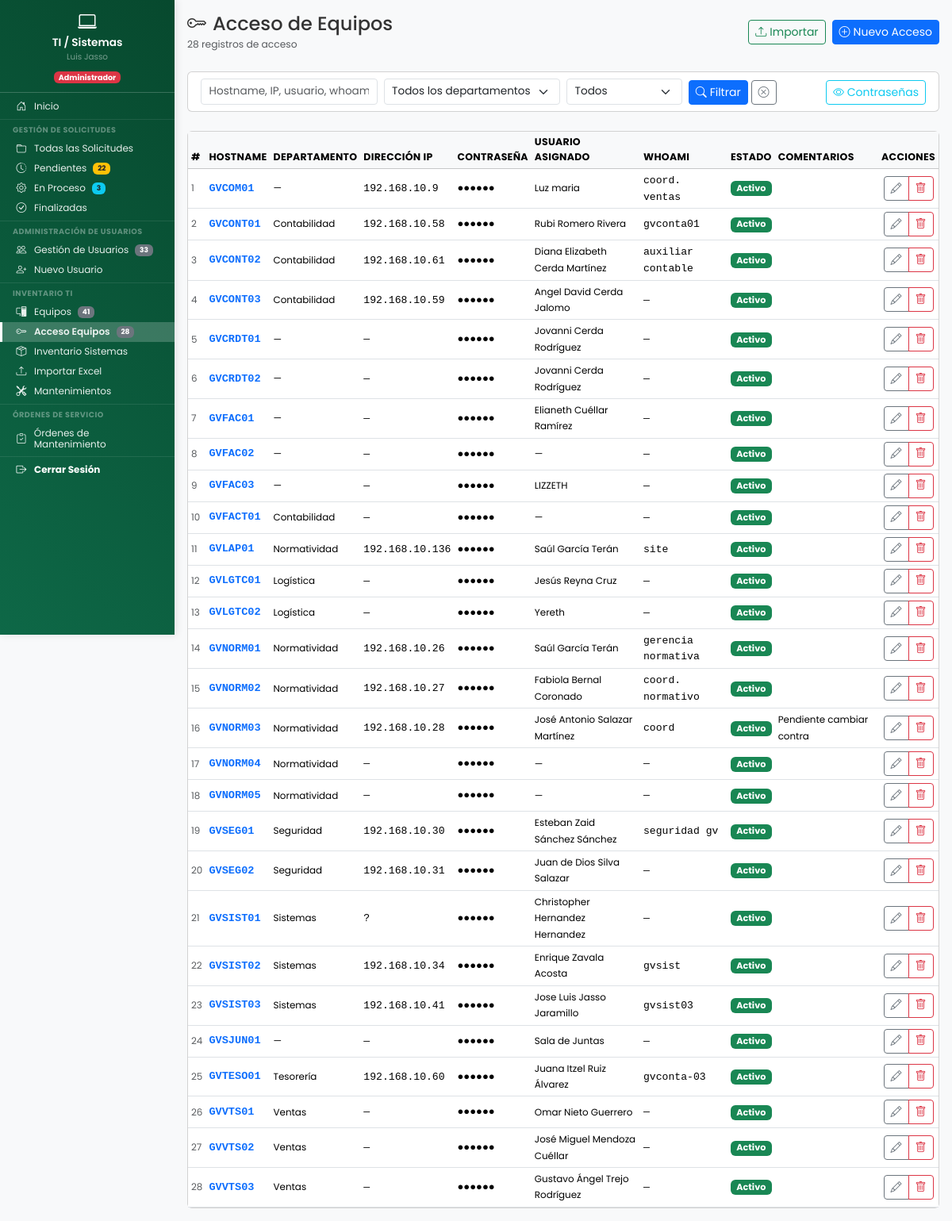
Page /dashboard/sistemas/ti_sistemas/acceso_equipos.php (signed in) on the committed database.
### tables this page shows
CREATE TABLE `acceso_equipos` (
  `id` int(11) NOT NULL,
  `hostname` varchar(50) NOT NULL,
  `departamento_id` int(11) DEFAULT NULL,
  `direccion_ip` varchar(45) DEFAULT NULL,
  `contrasena_equipo` varchar(255) DEFAULT NULL,
  `usuario_asignado_nombre` varchar(200) DEFAULT NULL COMMENT 'Nombre de la persona asignada (texto libre)',
  `estado` enum('activo','inactivo') NOT NULL DEFAULT 'activo',
  `whoami` varchar(100) DEFAULT NULL COMMENT 'Nombre de usuario Windows/sesión',
  `comentarios` text DEFAULT NULL,
  `registrado_por` int(11) DEFAULT NULL,
  `fecha_registro` timestamp NOT NULL DEFAULT current_timestamp(),
  `fecha_actualizacion` timestamp NULL DEFAULT NULL ON UPDATE current_timestamp()
);

CREATE TABLE `departamentos` (
  `id` int(11) NOT NULL,
  `codigo` varchar(50) NOT NULL COMMENT 'Código único (ej: mantenimiento, sistemas)',
  `nombre` varchar(100) NOT NULL COMMENT 'Nombre completo para mostrar',
  `activo` tinyint(1) DEFAULT 1,
  `fecha_creacion` timestamp NOT NULL DEFAULT current_timestamp()
);

### dashboard/sistemas/ti_sistemas/acceso_equipos.php (the view, shortened to what this page needs)
<?php
$pdo = conectarDB();
$filtro_busqueda = trim($_GET['busqueda'] ?? '');
$where = ["1=1"];
$params = [];
$where_clause = implode(" AND ", $where);
$sql = "SELECT ae.*, d.nombre as departamento_nombre
        FROM acceso_equipos ae
        LEFT JOIN departamentos d ON ae.departamento_id = d.id
        WHERE {$where_clause}
        ORDER BY ae.hostname ASC";
$stmt = $pdo->prepare($sql);
$stmt->execute($params);
$accesos = $stmt->fetchAll(PDO::FETCH_ASSOC);
$total_accesos = count($accesos);
?>
<!DOCTYPE html>
<html lang="es">
<head>
    <link href="https://cdn.jsdelivr.net/npm/bootstrap@5.3.2/dist/css/bootstrap.min.css" rel="stylesheet">
    <link rel="stylesheet" href="https://cdn.jsdelivr.net/npm/bootstrap-icons@1.11.1/font/bootstrap-icons.css">
    <link rel="stylesheet" href="<?php echo URL_BASE; ?>assets/css/dashboard.css">
    <link rel="stylesheet" href="<?php echo URL_BASE; ?>assets/css/base/variables.css">
    <link rel="stylesheet" href="<?php echo URL_BASE; ?>assets/css/components/sidebar.css">
    <link rel="stylesheet" href="<?php echo URL_BASE; ?>assets/css/components/hamburger.css">
    <link rel="stylesheet" href="<?php echo URL_BASE; ?>assets/css/layouts/dashboard-layout.css">
    <link rel="stylesheet" href="<?php echo URL_BASE; ?>assets/css/utilities/responsive.css">
</head>
<body>
    <div class="dashboard-container">
        <?php include __DIR__ . '/../../../includes/sidebar/sidebar_ti.php'; ?>
        <main class="main-content">
            <div class="content-wrapper">
                <div class="d-flex justify-content-between align-items-center mb-4 flex-wrap gap-2">
                    <div>
                        <h4 class="mb-0"><i class="bi bi-key me-2"></i>Acceso de Equipos</h4>
                        <small class="text-muted"><?php echo $total_accesos; ?> registros de acceso</small>
                    </div>
                    <div class="d-flex gap-2">
                        <a href="<?php echo URL_BASE; ?>dashboard/sistemas/ti_sistemas/importar_inventario.php" class="btn btn-outline-success btn-sm">
                            <i class="bi bi-upload me-1"></i>Importar
                        </a>
                        <button class="btn btn-primary btn-sm" data-bs-toggle="modal" data-bs-target="#modalCrearAcceso">
                            <i class="bi bi-plus-circle me-1"></i>Nuevo Acceso
                        </button>
                    </div>
                </div>
                <div class="card mb-4">
                    <div class="card-body py-2">
                        <form method="GET" class="row g-2 align-items-end">
                            <div class="col-md-3">
                                <input type="text" name="busqueda" class="form-control form-control-sm"
                                       placeholder="Hostname, IP, usuario, whoami..."
                                       value="<?php echo htmlspecialchars($filtro_busqueda); ?>">
                            </div>
                            <div class="col-md-3">
                                <select name="departamento" class="form-select form-select-sm">
                                    <option value="">Todos los departamentos</option>
                                </select>
                            </div>
                            <div class="col-md-2">
                                <select name="estado" class="form-select form-select-sm">
                                    <option value="">Todos</option>
                                </select>
                            </div>
                            <div class="col-md-4 d-flex gap-1">
                                <button type="submit" class="btn btn-sm btn-primary"><i class="bi bi-search me-1"></i>Filtrar</button>
                                <a href="<?php echo URL_BASE; ?>dashboard/sistemas/ti_sistemas/acceso_equipos.php" class="btn btn-sm btn-outline-secondary"><i class="bi bi-x-circle"></i></a>
                                <button type="button" class="btn btn-sm btn-outline-info ms-auto" onclick="togglePasswords()">
                                    <i class="bi bi-eye" id="icoTogglePass"></i> Contrase&ntilde;as
                                </button>
                            </div>
                        </form>
                    </div>
                </div>
                <div class="card">
                    <div class="card-body p-0">
                        <div class="table-responsive">
                            <table class="table table-hover table-sm mb-0 table-acceso">
                                <thead class="table-light">
                                    <tr>
                                        <th>#</th>
                                        <th>Hostname</th>
                                        <th>Departamento</th>
                                        <th>Direcci&oacute;n IP</th>
                                        <th>Contrase&ntilde;a</th>
                                        <th>Usuario Asignado</th>
                                        <th>whoami</th>
                                        <th class="text-center">Estado</th>
                                        <th>Comentarios</th>
                                        <th class="text-center">Acciones</th>
                                    </tr>
                                </thead>
                                <tbody>
                                    <?php if (empty($accesos)): ?>
                                        <tr><td colspan="10" class="text-center py-4 text-muted">
                                            <i class="bi bi-inbox fs-3 d-block mb-2"></i>No hay registros de acceso.
                                        </td></tr>
                                    <?php else: ?>
                                        <?php foreach ($accesos as $i => $acc): ?>
                                        <tr>
                                            <td><small class="text-muted"><?php echo $i + 1; ?></small></td>
                                            <td><span class="hostname-mono text-primary"><?php echo htmlspecialchars($acc['hostname']); ?></span></td>
                                            <td><small><?php echo htmlspecialchars($acc['departamento_nombre'] ?? '—'); ?></small></td>
                                            <td><span class="ip-mono"><?php echo htmlspecialchars($acc['direccion_ip'] ?: '—'); ?></span></td>
                                            <td>
                                                <span class="pass-cell pass-hidden"
                                                      onclick="toggleSinglePass(this)"
                                                      data-pass="<?php echo htmlspecialchars($acc['contrasena_equipo'] ?? ''); ?>">
                                                    &#9679;&#9679;&#9679;&#9679;&#9679;&#9679;
                                                </span>
                                            </td>
                                            <td><small><?php echo htmlspecialchars($acc['usuario_asignado_nombre'] ?: '—'); ?></small></td>
                                            <td><small class="ip-mono"><?php echo htmlspecialchars($acc['whoami'] ?: '—'); ?></small></td>
                                            <td class="text-center">
                                                <span class="badge <?php echo $acc['estado'] === 'activo' ? 'bg-success' : 'bg-secondary'; ?>" style="font-size:0.7rem;">
                                                    <?php echo ucfirst($acc['estado']); ?>
                                                </span>
                                            </td>
                                            <td><small><?php echo htmlspecialchars(mb_substr($acc['comentarios'] ?? '', 0, 40)); ?></small></td>
                                            <td class="text-center">
                                                <div class="btn-group btn-group-sm">
                                                    <button class="btn btn-outline-secondary btn-sm" title="Editar"
                                                            onclick="editarAcceso(<?php echo htmlspecialchars(json_encode($acc)); ?>)">
                                                        <i class="bi bi-pencil"></i>
                                                    </button>
                                                    <button class="btn btn-outline-danger btn-sm" title="Eliminar"
                                                            onclick="eliminarAcceso(<?php echo $acc['id']; ?>, '<?php echo htmlspecialchars($acc['hostname'], ENT_QUOTES); ?>')">
                                                        <i class="bi bi-trash"></i>
                                                    </button>
                                                </div>
                                            </td>
                                        </tr>
                                        <?php endforeach; ?>
                                    <?php endif; ?>
                                </tbody>
                            </table>
                        </div>
                    </div>
                </div>
            </div>
        </main>
    </div>
</body>
</html>

### assets/css/dashboard.css (style rules this page uses)
:root { --primary-color: #4158d0; --secondary-color: #c850c0; --gradient: linear-gradient(-135deg, #07492E, #0E6847); --gradient-hover: linear-gradient(-135deg, #1B3321, #04CF85); --sidebar-width: 220px; --navbar-height: 50px; }
body { font-family: 'Poppins', 'Segoe UI', Tahoma, Geneva, Verdana, sans-serif; background-color: #f8f9fa; overflow-x: hidden; font-size: 0.875rem; }
.dashboard-container { display: flex; min-height: 100vh; }
.main-content { margin-left: var(--sidebar-width); width: calc(100% - var(--sidebar-width)); min-height: 100vh; transition: all 0.3s ease; }
.content-wrapper { padding: 1rem; }
.form-control, .form-select { font-size: 0.85rem; padding: 0.35rem 0.6rem; }

### assets/css/base/variables.css (style rules this page uses)
:root { --color-primary: #4158d0; --color-secondary: #c850c0; --color-success: #198754; --color-warning: #ffc107; --color-danger: #dc3545; --color-info: #0dcaf0; --color-brand-dark: #07492E; --color-brand-light: #0E6847; --color-brand-hover-dark: #1B3321; --color-brand-hover-light: #04CF85; --gradient-primary: linear-gradient(-135deg, #07492E, #0E6847); --gradient-primary-hover: linear-gradient(-135deg, #1B3321, #04CF85); --gradient-purple: linear-gradient(135deg, #667eea 0%, #764ba2 100%); --gradient-green: linear-gradient(135deg, #2ecc71 0%, #27ae60 100%); --bg-body: #f8f9fa; --bg-card: #ffffff; --bg-sidebar: var(--gradient-primary); --bg-overlay: rgba(0, 0, 0, 0.5); --text-primary: #333333; --text-secondary: #6c757d; --text-muted: #adb5bd; --text-white: #ffffff; --text-dark: #212529; --border-color: #dee2e6; --border-color-light: #e9ecef; --border-radius-sm: 4px; --border-radius: 8px; --border-radius-lg: 10px; --border-radius-xl: 15px; --border-radius-pill: 50px; --shadow-sm: 0 1px 2px rgba(0, 0, 0, 0.08); --shadow: 0 2px 4px rgba(0, 0, 0, 0.1); --shadow-md: 0 4px 8px rgba(0, 0, 0, 0.12); --shadow-lg: 0 8px 16px rgba(0, 0, 0, 0.15); --shadow-sidebar: 2px 0 10px rgba(0, 0, 0, 0.1); --sidebar-width: 220px; --sidebar-width-collapsed: 0px; --navbar-height: 50px; --transition-fast: 0.15s ease; --transition-normal: 0.3s ease; --transition-slow: 0.5s ease; --z-dropdown: 100; --z-sticky: 500; --z-sidebar: 1000; --z-overlay: 1040; --z-modal: 1050; --z-hamburger: 1060; --z-toast: 1100; --font-family: 'Poppins', 'Segoe UI', Tahoma, Geneva, Verdana, sans-serif; --font-size-xs: 0.65rem; --font-size-sm: 0.75rem; --font-size-base: 0.875rem; --font-size-md: 0.85rem; --font-size-lg: 1rem; --font-size-xl: 1.25rem; --font-size-2xl: 1.5rem; --spacing-xs: 0.25rem; --spacing-sm: 0.5rem; --spacing-md: 1rem; --spacing-lg: 1.5rem; --spacing-xl: 2rem; }

### assets/css/layouts/dashboard-layout.css (style rules this page uses)
body { font-family: var(--font-family); background-color: var(--bg-body); overflow-x: hidden; font-size: var(--font-size-base); color: var(--text-primary); line-height: 1.5; }
.dashboard-container { display: flex; min-height: 100vh; width: 100%; }
.main-content { margin-left: var(--sidebar-width); width: calc(100% - var(--sidebar-width)); min-height: 100vh; transition: margin-left var(--transition-normal), width var(--transition-normal); background-color: var(--bg-body); }
.content-wrapper { padding: var(--spacing-md); }

### dashboard/sistemas/ti_sistemas/acceso_equipos.php (style rules this page uses)
.table-acceso th { font-size: 0.78rem; text-transform: uppercase; letter-spacing: 0.3px; }
.table-acceso td { font-size: 0.85rem; vertical-align: middle; }
.hostname-mono { font-family: 'Courier New', monospace; font-weight: 600; }
.ip-mono { font-family: 'Courier New', monospace; font-size: 0.82rem; }
.pass-cell { cursor: pointer; font-family: 'Courier New', monospace; font-size: 0.82rem; }

### rows in the picture
acceso_equipos: hostname "GVCOM01", departamento_nombre "—", direccion_ip "192.168.10.9", usuario_asignado_nombre "Luz maria", whoami "coord. ventas", estado "Activo"
acceso_equipos: hostname "GVCONT01", departamento.nombre "Contabilidad", direccion_ip "192.168.10.58", usuario_asignado_nombre "Rubi Romero Rivera", whoami "gvconta01", estado "Activo"
acceso_equipos: hostname "GVCONT02", departamento.nombre "Contabilidad", direccion_ip "192.168.10.61", usuario_asignado_nombre "Diana Elizabeth Cerda Martínez", whoami "auxiliar contable", estado "Activo"
acceso_equipos: hostname "GVCONT03", departamento.nombre "Contabilidad", direccion_ip "192.168.10.59", usuario_asignado_nombre "Angel David Cerda Jalomo", whoami "—", estado "Activo"
acceso_equipos: hostname "GVCRDT01", departamento_nombre "—", direccion_ip "—", usuario_asignado_nombre "Jovanni Cerda Rodríguez", whoami "—", estado "Activo"
acceso_equipos: hostname "GVCRDT02", departamento_nombre "—", direccion_ip "—", usuario_asignado_nombre "Jovanni Cerda Rodríguez", whoami "—", estado "Activo"
acceso_equipos: hostname "GVFAC01", departamento_nombre "—", direccion_ip "—", usuario_asignado_nombre "Elianeth Cuéllar Ramírez", whoami "—", estado "Activo"
acceso_equipos: hostname "GVFAC02", departamento_nombre "—", direccion_ip "—", usuario_asignado_nombre "—", whoami "—", estado "Activo"
acceso_equipos: hostname "GVFAC03", departamento_nombre "—", direccion_ip "—", usuario_asignado_nombre "LIZZETH", whoami "—", estado "Activo"
acceso_equipos: hostname "GVFACT01", departamento.nombre "Contabilidad", direccion_ip "—", usuario_asignado_nombre "—", whoami "—", estado "Activo"
acceso_equipos: hostname "GVLAP01", departamento.nombre "Normatividad", direccion_ip "192.168.10.136", usuario_asignado_nombre "Saúl García Terán", whoami "site", estado "Activo"
acceso_equipos: hostname "GVLGTC01", departamento.nombre "Logística", direccion_ip "—", usuario_asignado_nombre "Jesús Reyna Cruz", whoami "—", estado "Activo"
acceso_equipos: hostname "GVLGTC02", departamento.nombre "Logística", direccion_ip "—", usuario_asignado_nombre "Yereth", whoami "—", estado "Activo"
acceso_equipos: hostname "GVNORM01", departamento.nombre "Normatividad", direccion_ip "192.168.10.26", usuario_asignado_nombre "Saúl García Terán", whoami "gerencia normativa", estado "Activo"
acceso_equipos: hostname "GVNORM02", departamento.nombre "Normatividad", direccion_ip "192.168.10.27", usuario_asignado_nombre "Fabiola Bernal Coronado", whoami "coord. normativo", estado "Activo"
acceso_equipos: hostname "GVNORM03", departamento.nombre "Normatividad", direccion_ip "192.168.10.28", usuario_asignado_nombre "José Antonio Salazar Martínez", whoami "coord", estado "Activo", comentarios "Pendiente cambiar contra"
acceso_equipos: hostname "GVNORM04", departamento.nombre "Normatividad", direccion_ip "—", usuario_asignado_nombre "—", whoami "—", estado "Activo"
acceso_equipos: hostname "GVNORM05", departamento.nombre "Normatividad", direccion_ip "—", usuario_asignado_nombre "—", whoami "—", estado "Activo"
acceso_equipos: hostname "GVSEG01", departamento.nombre "Seguridad", direccion_ip "192.168.10.30", usuario_asignado_nombre "Esteban Zaid Sánchez Sánchez", whoami "seguridad gv", estado "Activo"
acceso_equipos: hostname "GVSEG02", departamento.nombre "Seguridad", direccion_ip "192.168.10.31", usuario_asignado_nombre "Juan de Dios Silva Salazar", whoami "—", estado "Activo"
acceso_equipos: hostname "GVSIST01", departamento.nombre "Sistemas", direccion_ip "?", usuario_asignado_nombre "Christopher Hernandez Hernandez", whoami "—", estado "Activo"
acceso_equipos: hostname "GVSIST02", departamento.nombre "Sistemas", direccion_ip "192.168.10.34", usuario_asignado_nombre "Enrique Zavala Acosta", whoami "gvsist", estado "Activo"
acceso_equipos: hostname "GVSIST03", departamento.nombre "Sistemas", direccion_ip "192.168.10.41", usuario_asignado_nombre "Jose Luis Jasso Jaramillo", whoami "gvsist03", estado "Activo"
acceso_equipos: hostname "GVSJUN01", departamento_nombre "—", direccion_ip "—", usuario_asignado_nombre "Sala de Juntas", whoami "—", estado "Activo"
acceso_equipos: hostname "GVTESO01", departamento.nombre "Tesorería", direccion_ip "192.168.10.60", usuario_asignado_nombre "Juana Itzel Ruiz Álvarez", whoami "gvconta-03", estado "Activo"
acceso_equipos: hostname "GVVTS01", departamento.nombre "Ventas", direccion_ip "—", usuario_asignado_nombre "Omar Nieto Guerrero", whoami "—", estado "Activo"
acceso_equipos: hostname "GVVTS02", departamento.nombre "Ventas", direccion_ip "—", usuario_asignado_nombre "José Miguel Mendoza Cuéllar", whoami "—", estado "Activo"
acceso_equipos: hostname "GVVTS03", departamento.nombre "Ventas", direccion_ip "—", usuario_asignado_nombre "Gustavo Ángel Trejo Rodríguez", whoami "—", estado "Activo"

### other values in the picture
$_SESSION['nombre_completo'] "Luis Jasso"
$stats_sidebar['pendientes'] "22"
$stats_sidebar['en_proceso'] "3"
$total_usuarios "33"
$total_equipos "41"
$total_acceso "28"
$total_accesos "28"
